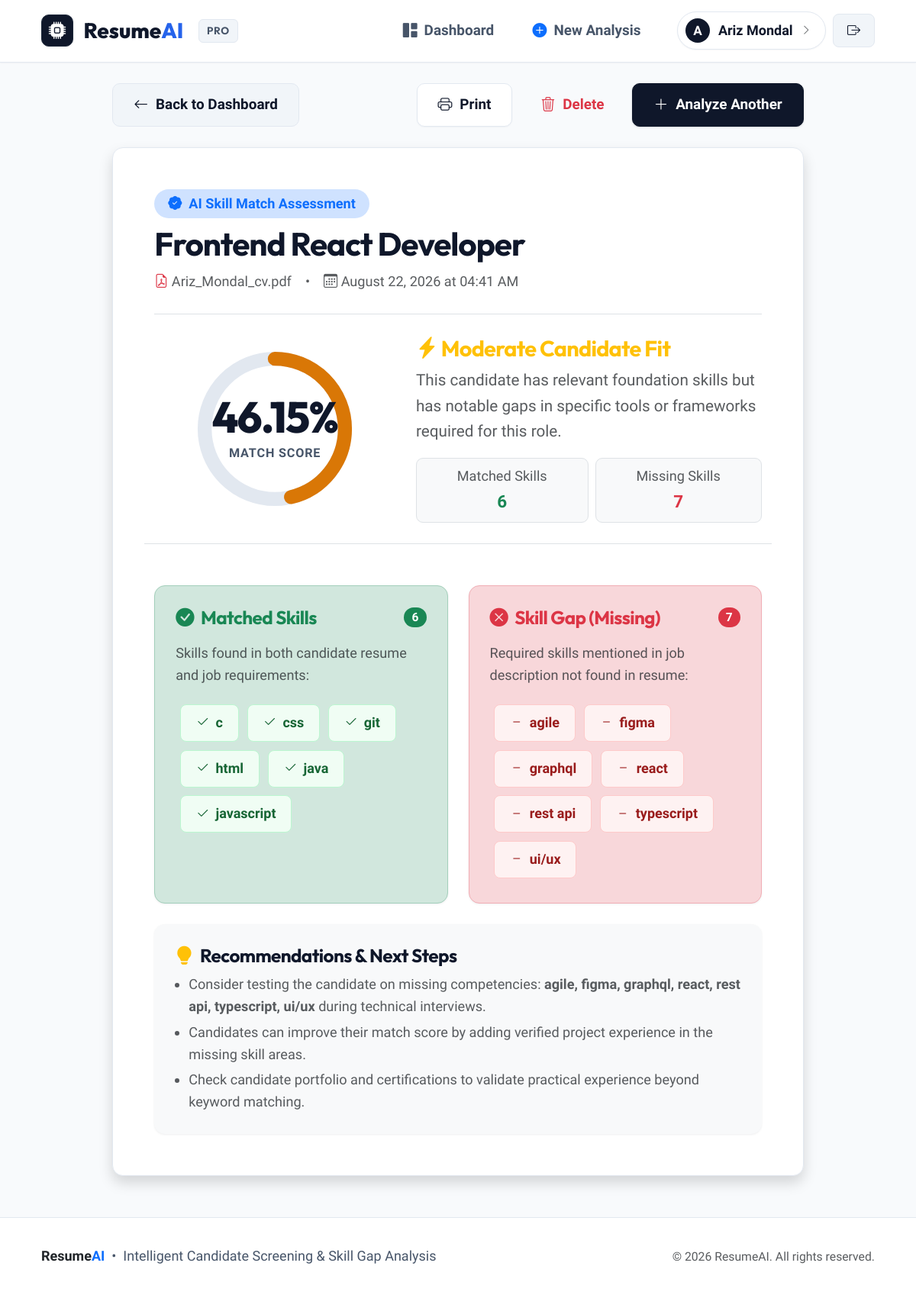
Page /result/2 (signed in) on the committed database.
### models.py (models this page shows)
class User(UserMixin, db.Model):
    __tablename__ = "user"
    id = db.Column(db.Integer, primary_key=True)
    username = db.Column(db.String(150), nullable=True)
    email = db.Column(db.String(150), unique=True, nullable=False)
    password = db.Column(db.String(300), nullable=False)  # Hashed password string
    analyses = db.relationship("Analysis", backref="user", lazy=True)

class Analysis(db.Model):
    __tablename__ = "analysis"
    id = db.Column(db.Integer, primary_key=True)
    user_id = db.Column(db.Integer, db.ForeignKey("user.id"), nullable=False)
    resume_filename = db.Column(db.String(300))
    job_title = db.Column(db.String(200))
    matched_skills = db.Column(db.Text)   # Comma-separated string: "python,sql,flask"
    missing_skills = db.Column(db.Text)   # Comma-separated string: "docker,aws"
    match_percentage = db.Column(db.Float)
    created_at = db.Column(db.DateTime, default=datetime.utcnow)

### app.py (the view)
@app.route("/result/<int:analysis_id>")
@login_required
def result(analysis_id):
    analysis = db.session.get(Analysis, analysis_id)
    if not analysis or analysis.user_id != current_user.id:
        flash("Analysis result not found or access denied.", "danger")
        return redirect(url_for("dashboard"))
    matched = analysis.matched_skills.split(",") if analysis.matched_skills else []
    missing = analysis.missing_skills.split(",") if analysis.missing_skills else []
    return render_template("result.html", analysis=analysis, matched=matched, missing=missing)

### app.py (called while the page is built)
@login_manager.user_loader
def load_user(user_id):
    try:
        return db.session.get(User, int(user_id))
    except Exception:
        return None

### templates/result.html (shortened to what this page needs)
{% extends "base.html" %}
{% block content %}
<div class="row justify-content-center">
    <div class="col-lg-10">
        <div class="d-flex flex-column flex-md-row justify-content-between align-items-md-center gap-3 mb-4">
            <a href="{{ url_for('dashboard') }}" class="btn btn-secondary-subtle">
                <i class="bi bi-arrow-left"></i>
                <span>Back to Dashboard</span>
            </a>
            <div class="d-flex align-items-center gap-2">
                <button type="button" onclick="window.print()" class="btn btn-outline-primary">
                    <i class="bi bi-printer"></i>
                    <span>Print</span>
                </button>
                <form method="POST" action="{{ url_for('delete_analysis', analysis_id=analysis.id) }}" onsubmit="return confirm('Are you sure you want to delete this analysis report?');" class="d-inline m-0">
                    <button type="submit" class="btn btn-outline-danger">
                        <i class="bi bi-trash3"></i>
                        <span>Delete</span>
                    </button>
                </form>
                <a href="{{ url_for('upload_resume') }}" class="btn btn-primary">
                    <i class="bi bi-plus-lg"></i>
                    <span>Analyze Another</span>
                </a>
            </div>
        </div>
        <div class="card shadow p-4 p-md-5 mb-4">
            <div class="border-bottom pb-4 mb-4">
                <div class="d-flex flex-column flex-md-row justify-content-between align-items-md-start gap-3">
                    <div>
                        <div class="d-inline-flex align-items-center gap-2 px-3 py-1 rounded-pill bg-primary-subtle text-primary small fw-bold mb-2">
                            <i class="bi bi-patch-check-fill"></i> AI Skill Match Assessment
                        </div>
                        <h2 class="fw-bold mb-1">{{ analysis.job_title }}</h2>
                        <div class="text-muted d-flex flex-wrap align-items-center gap-3 font-mono small mt-2">
                            <span><i class="bi bi-file-earmark-pdf text-danger"></i> {{ analysis.resume_filename }}</span>
                            <span>&bull;</span>
                            <span><i class="bi bi-calendar3"></i> {{ analysis.created_at.strftime('%B %d, %Y at %I:%M %p') }}</span>
                        </div>
                    </div>
                </div>
            </div>
            <div class="row align-items-center g-4 mb-5 pb-4 border-bottom">
                <div class="col-md-5 text-center">
                    <div class="radial-progress-wrapper">
                        <svg class="radial-progress-svg" viewBox="0 0 160 160">
                            <defs>
                                <linearGradient id="gradientSuccess" x1="0%" y1="0%" x2="100%" y2="100%">
                                    <stop offset="0%" stop-color="#10b981" />
                                    <stop offset="100%" stop-color="#059669" />
                                </linearGradient>
                                <linearGradient id="gradientWarning" x1="0%" y1="0%" x2="100%" y2="100%">
                                    <stop offset="0%" stop-color="#f59e0b" />
                                    <stop offset="100%" stop-color="#d97706" />
                                </linearGradient>
                                <linearGradient id="gradientDanger" x1="0%" y1="0%" x2="100%" y2="100%">
                                    <stop offset="0%" stop-color="#ef4444" />
                                    <stop offset="100%" stop-color="#dc2626" />
                                </linearGradient>
                            </defs>
                            <circle class="radial-progress-bg" cx="80" cy="80" r="70"></circle>
                            <circle id="scoreProgressCircle"
                                    class="radial-progress-bar {% if analysis.match_percentage >= 70 %}high{% elif analysis.match_percentage >= 40 %}mid{% else %}low{% endif %}"
                                    cx="80" cy="80" r="70"></circle>
                        </svg>
                        <div class="radial-progress-text">
                            <div class="radial-progress-number">{{ analysis.match_percentage }}%</div>
                            <div class="radial-progress-label">Match Score</div>
                        </div>
                    </div>
                </div>
                <div class="col-md-7">
                    <h4 class="fw-bold mb-2">
                        {% if analysis.match_percentage >= 70 %}
                            <span class="text-success"><i class="bi bi-star-fill text-warning"></i> Strong Candidate Fit</span>
                        {% elif analysis.match_percentage >= 40 %}
                            <span class="text-warning"><i class="bi bi-lightning-charge-fill text-warning"></i> Moderate Candidate Fit</span>
                        {% else %}
                            <span class="text-danger"><i class="bi bi-exclamation-octagon-fill text-danger"></i> Low Candidate Match</span>
                        {% endif %}
                    </h4>
                    <p class="text-muted mb-3">
                        {% if analysis.match_percentage >= 70 %}
                            This candidate demonstrates strong alignment with the key competencies specified in the job description. They meet high-priority requirements.
                        {% elif analysis.match_percentage >= 40 %}
                            This candidate has relevant foundation skills but has notable gaps in specific tools or frameworks required for this role.
                        {% else %}
                            This candidate currently lacks several core skills required for this position. Bridging these gaps will require substantial upskilling.
                        {% endif %}
                    </p>
                    <div class="d-flex flex-wrap gap-2">
                        <div class="p-2 px-3 rounded-3 bg-light border text-center flex-grow-1">
                            <div class="text-muted small">Matched Skills</div>
                            <div class="fw-bold fs-5 text-success">
                                {{ matched|length if (matched and matched[0] != '') else 0 }}
                            </div>
                        </div>
                        <div class="p-2 px-3 rounded-3 bg-light border text-center flex-grow-1">
                            <div class="text-muted small">Missing Skills</div>
                            <div class="fw-bold fs-5 text-danger">
                                {{ missing|length if (missing and missing[0] != '') else 0 }}
                            </div>
                        </div>
                    </div>
                </div>
            </div>
            <div class="row g-4 mb-4">
                <div class="col-md-6">
                    <div class="card h-100 p-4 border-success-subtle bg-success-subtle bg-opacity-10">
                        <div class="d-flex align-items-center justify-content-between mb-3">
                            <h5 class="fw-bold text-success mb-0 d-flex align-items-center gap-2">
                                <i class="bi bi-check-circle-fill"></i>
                                <span>Matched Skills</span>
                            </h5>
                            <span class="badge bg-success rounded-pill">
                                {{ matched|length if (matched and matched[0] != '') else 0 }}
                            </span>
                        </div>
                        <p class="text-muted small mb-3">Skills found in both candidate resume and job requirements:</p>
                        <div class="d-flex flex-wrap">
                            {% if matched and matched[0] != '' %}
                                {% for skill in matched %}
                                    <span class="skill-chip matched" title="Matched Skill">
                                        <i class="bi bi-check2"></i> {{ skill }}
                                    </span>
                                {% endfor %}
                            {% else %}
                                <div class="text-muted small py-3 fst-italic">
                                    <i class="bi bi-info-circle"></i> No direct skill matches were identified.
                                </div>
                            {% endif %}
                        </div>
                    </div>
                </div>
                <div class="col-md-6">
                    <div class="card h-100 p-4 border-danger-subtle bg-danger-subtle bg-opacity-10">
                        <div class="d-flex align-items-center justify-content-between mb-3">
                            <h5 class="fw-bold text-danger mb-0 d-flex align-items-center gap-2">
                                <i class="bi bi-x-circle-fill"></i>
                                <span>Skill Gap (Missing)</span>
                            </h5>
                            <span class="badge bg-danger rounded-pill">
                                {{ missing|length if (missing and missing[0] != '') else 0 }}
                            </span>
                        </div>
                        <p class="text-muted small mb-3">Required skills mentioned in job description not found in resume:</p>
                        <div class="d-flex flex-wrap">
                            {% if missing and missing[0] != '' %}
                                {% for skill in missing %}
                                    <span class="skill-chip missing" title="Missing Skill">
                                        <i class="bi bi-dash"></i> {{ skill }}
                                    </span>
                                {% endfor %}
                            {% else %}
                                <div class="text-success small py-3 fw-bold">
                                    <i class="bi bi-check-all fs-5"></i> 100% Coverage! No required skills missing.
                                </div>
                            {% endif %}
                        </div>
                    </div>
                </div>
            </div>
            <div class="card p-4 bg-light border-0">
                <h5 class="fw-bold mb-2 d-flex align-items-center gap-2">
                    <i class="bi bi-lightbulb-fill text-warning"></i>
                    <span>Recommendations &amp; Next Steps</span>
                </h5>
                <ul class="mb-0 text-muted small ps-3">
                    {% if missing and missing[0] != '' %}
                        <li class="mb-1">Consider testing the candidate on missing competencies: <strong>{{ missing|join(', ') }}</strong> during technical interviews.</li>
                        <li class="mb-1">Candidates can improve their match score by adding verified project experience in the missing skill areas.</li>
                    {% else %}
                        <li class="mb-1">Candidate has strong alignment across all detected keywords. Proceed directly to culture fit or technical screen.</li>
                    {% endif %}
                    <li>Check candidate portfolio and certifications to validate practical experience beyond keyword matching.</li>
                </ul>
            </div>
        </div>
    </div>
</div>
{% endblock %}

### templates/base.html (shortened to what this page needs)
<!DOCTYPE html>
<html lang="en">
<head>
    <link rel="stylesheet" href="https://cdn.jsdelivr.net/npm/bootstrap-icons@1.11.3/font/bootstrap-icons.min.css">
    <link rel="stylesheet" href="https://cdn.jsdelivr.net/npm/bootstrap@5.3.3/dist/css/bootstrap.min.css">
    <link rel="stylesheet" href="{{ url_for('static', filename='style.css') }}">
</head>
<body>
<nav class="navbar navbar-expand-lg app-navbar">
    <div class="container-fluid px-3 px-md-5">
        <a class="brand-logo" href="{{ url_for('home') }}">
            <div class="brand-icon-box">
                <i class="bi bi-cpu-fill"></i>
            </div>
            <span>Resume<span class="highlight">AI</span></span>
            <span class="brand-badge d-none d-sm-inline">PRO</span>
        </a>
        <div class="collapse navbar-collapse" id="navbarContent">
            <ul class="navbar-nav ms-auto align-items-lg-center gap-2 my-2 my-lg-0">
                {% if current_user.is_authenticated %}
                    <li class="nav-item">
                        <a href="{{ url_for('dashboard') }}" class="nav-link-custom {% if request.endpoint == 'dashboard' %}active{% endif %}">
                            <i class="bi bi-grid-1x2-fill"></i> Dashboard
                        </a>
                    </li>
                    <li class="nav-item">
                        <a href="{{ url_for('upload_resume') }}" class="nav-link-custom {% if request.endpoint == 'upload_resume' %}active{% endif %}">
                            <i class="bi bi-plus-circle-fill text-primary"></i> New Analysis
                        </a>
                    </li>
                    <li class="nav-item ms-lg-3 mt-2 mt-lg-0 d-flex align-items-center gap-2">
                        <a href="{{ url_for('profile') }}" class="user-pill text-decoration-none {% if request.endpoint == 'profile' %}border-primary shadow-sm{% endif %}" title="View My Profile">
                            <div class="user-avatar">
                                {{ (current_user.username or current_user.email or 'U')[0]|upper }}
                            </div>
                            <span>{{ current_user.username or current_user.email }}</span>
                            <i class="bi bi-chevron-right small text-muted" style="font-size: 0.75rem;"></i>
                        </a>
                        <a href="{{ url_for('logout') }}" class="btn btn-sm btn-secondary-subtle" title="Sign out">
                            <i class="bi bi-box-arrow-right"></i>
                        </a>
                    </li>
                {% endif %}
            </ul>
        </div>
    </div>
</nav>
<main class="container-fluid px-3 px-md-5 my-4 flex-grow-1 fade-in">
    {% block content %}{% endblock %}
</main>
<footer class="app-footer">
    <div class="container-fluid px-3 px-md-5 d-flex flex-column flex-md-row align-items-center justify-content-between gap-3 text-center text-md-start">
        <div class="d-flex align-items-center gap-2">
            <span class="fw-bold text-dark font-heading">Resume<span class="text-primary">AI</span></span>
            <span>&bull;</span>
            <span>Intelligent Candidate Screening &amp; Skill Gap Analysis</span>
        </div>
        <div class="text-muted small">
            &copy; 2026 ResumeAI. All rights reserved.
        </div>
    </div>
</footer>
</body>
</html>

### rows in the picture
User: username "A", username "Ariz Mondal"
Analysis: job_title "Frontend React Developer", resume_filename "Ariz_Mondal_cv.pdf", created_at "August 22, 2026 at 04:41 AM", match_percentage "46.15"

### other values in the picture
{{ matched|length if (matched and matched[0] != '') else 0 }} "6"
{{ missing|length if (missing and missing[0] != '') else 0 }} "7"
{{ skill }} "c" "css" "git" "html" "java" "javascript"
{{ skill }} "agile" "figma" "graphql" "react" "rest api" "typescript" "ui/ux"
{{ missing|join(', ') }} "agile, figma, graphql, react, rest api, typescript, ui/ux"
